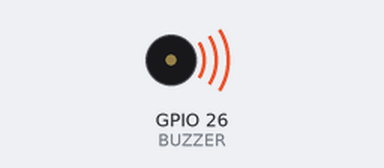
A sketch run on a simulated ESP32. Shown: buzzer (waves = sounding). What the sketch prints to the serial monitor is not drawn.

Above: at 0.15 s.
Timing chart, 0 to 3.0 s (numbered marks = the images above):
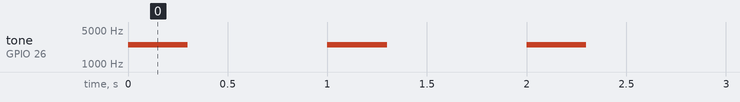

Measured:
- by itself, tone on GPIO 26 (BUZZER): alternates 2500 Hz for 0.30 s and silent for 0.70 s

The sketch:

test2_buzzer.ino
```cpp
// Test 2 — Buzzer commandé par transistor BC547 (GPIO26)
// Câblage : GPIO26 -> 1 kΩ -> base BC547 ; émetteur -> GND ;
//           collecteur -> (-) buzzer ; (+) buzzer -> VIN (5 V)
// Attendu : bip de 300 ms toutes les secondes.
const int BUZZER = 26;

void setup() {
  Serial.begin(115200);
  pinMode(BUZZER, OUTPUT);
  Serial.println("Test 2 : buzzer");
}

void loop() {
  tone(BUZZER, 2500);
  delay(300);
  noTone(BUZZER);
  delay(700);
}
```
